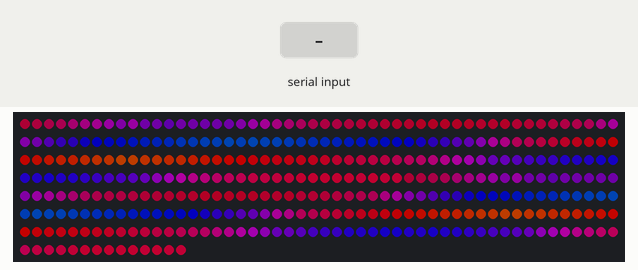
The sketch below on a simulated Arduino Uno, built with avr-gcc and run on an emulated ATmega328P. Shown: 364 RGB LEDs in strip order, left to right, continuing on the next row. The test bench sets the inputs (shaded band). Dim RGB values are drawn brighter than linear; colours are those a GRB WS2812 strip shows for the declared byte order.

Above: at 1.2 s.
1.3 s: "1\n" received over Serial
At 2.6 s:
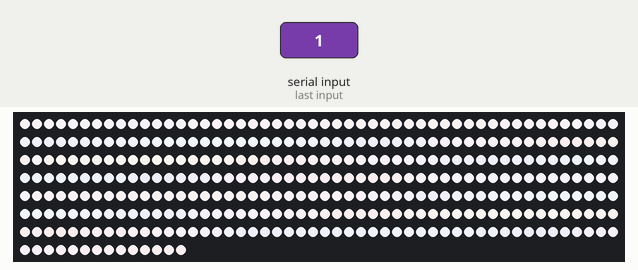
At 3.04 s:
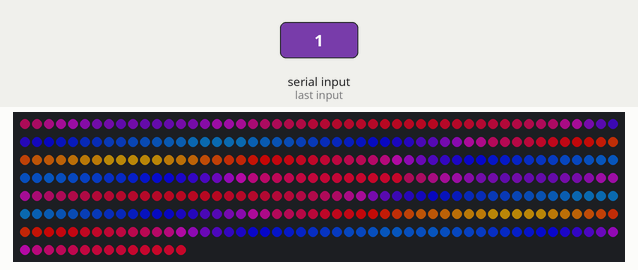
Timing chart, 0 to 4.5 s (numbered marks = the images above; inputs shaded):
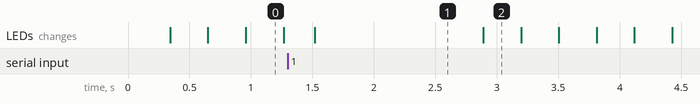

The sketch:

noise-test.ino
```cpp
#include "FastLED.h"
#include "lib8tion.h"

#define NUM_LEDS 364
CRGBArray<NUM_LEDS> leds;
#define PIN 4

char dataString[50] = {0};
int a =0;
uint16_t oldtime = millis();
uint16_t ntime = 0;
void setup()
{
  Serial.begin(9600);              //Starting serial communication
  FastLED.addLeds<WS2813, PIN, RGB>(leds, NUM_LEDS).setCorrection( TypicalLEDStrip );
  fill_solid(leds,leds.size(), CRGB::Black);
}

void loop() {
  uint8_t octaves = 1;
  uint16_t x = 0;
  int scale = 100;
  uint8_t hue_octaves = 1;
  uint16_t hue_x = 1;
  int hue_scale = 6;
  uint16_t t = millis();
  uint16_t dt = t - oldtime;
  oldtime = t;
  ntime += dt / 5;
  uint8_t hue_shift = 5;

  fill_noise16 (leds, NUM_LEDS/2, octaves, x, scale, hue_octaves, hue_x, hue_scale, ntime, hue_shift);
  for (int i=0; i<NUM_LEDS/2; i++)
  {
    leds[NUM_LEDS/2 + i] = leds[i];
  }
//  fill_noise8 (leds, NUM_LEDS, octaves, x, scale, hue_octaves, hue_x, hue_scale, ntime);
  FastLED.show();

  if (Serial.available() > 0) {
    String data = Serial.readStringUntil('\n');
    flashPortal(200);
//    if (data == "forward")
//      meteorRain(0x24,0x32,0xff, 10, 64, true, 2, true);
//    else if (data == "backward")
//      meteorRain(0xFF, 0x63, 0x78, 10, 64, true, 2, false);
  }
}

void flashPortal(int delayTime)
{
  CRGBArray<NUM_LEDS> backup;
  CRGBArray<NUM_LEDS> white;

  for (int i=0; i<NUM_LEDS; i++)
  {
    backup[i] = leds[i];
    white[i] = CRGB::White;
  }

  for (int i=0; i<10; i++)
  {
    blend(backup, white, leds, NUM_LEDS, i*25);
    FastLED.show();
  }
  delay(delayTime);
  for (int i=0; i<64; i++)
  {
    blend(white, backup, leds, NUM_LEDS, i*4);
    FastLED.show();
  }
  oldtime = millis(); // as if no time had passed
}

void triggerPortal(int size)
{
  CRGB restoreColor = leds[0];
  int mid = NUM_LEDS/2; // = 184 because 368 pixels

  for (int i=0; i < mid+size; i++)
  {
    int posL = mid - i - 1;
    int posR = mid + i;
    leds[posL] = CRGB(0,0,0);
    leds[posR] = CRGB(0,0,0);
    if (posL + size < mid)
    {
      leds[posL + size] = restoreColor;
    }
    if (posR - size >= mid)
    {
      leds[posR - size] = restoreColor;
    }
    FastLED.show();
  }
}
```

Measured:
- after the input at 1.3 s, the LEDs: change after 0.22 s (image 1)
- what the display in image 1 shows lasts 1.4 s, from 1.5 s to 2.9 s
